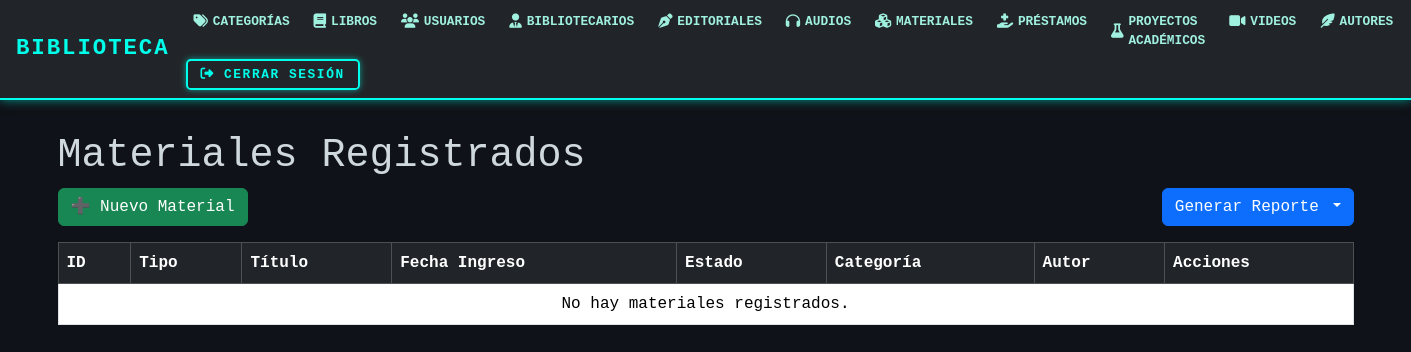
/materiales/, run on an earlier commit of the app's database.
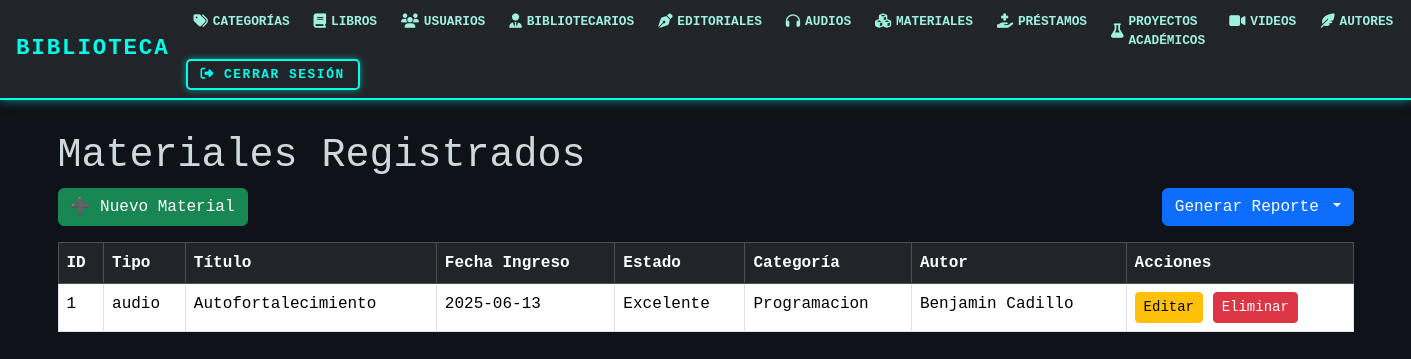
And on a later commit of the database.
### models/material_model.py (models this page shows, shortened)
class Material(db.Model):
    __tablename__ = 'materiales'
    id_material = db.Column(db.Integer, primary_key=True)
    tipo = db.Column(db.String(50), nullable=False)
    titulo = db.Column(db.String(100), nullable=False)
    fecha_ingreso = db.Column(db.String(20), nullable=False)
    estado = db.Column(db.String(20), nullable=False)
    id_categoria = db.Column(db.Integer, db.ForeignKey('categoria.id_cat'),nullable=False)
    id_autor = db.Column(db.Integer, db.ForeignKey('autores.id_autor'), nullable=False)
    categoria = db.relationship('Categoria', back_populates='materiales')
    libro = db.relationship('Libro', back_populates='material')
    autor = db.relationship('Autores', back_populates='materiales')
    audio = db.relationship('Audio', back_populates = 'material')
    proyecto_academico = db.relationship('Proyecto', back_populates='material')
    video = db.relationship('Video', back_populates='material')
    @staticmethod
    def get_all():
        return Material.query.all()

### models/categoria_model.py (models this page shows, shortened)
class Categoria(db.Model):
    __tablename__ = "categoria"
    id_cat = db.Column(db.Integer, primary_key=True)
    nombre = db.Column(db.String(50), nullable=False)
    materiales = db.relationship('Material', back_populates='categoria')

### models/autores_model.py (models this page shows, shortened)
class Autores(db.Model):
    __tablename__ = "autores"
    id_autor = db.Column(db.Integer,primary_key=True)
    nombre = db.Column(db.String(150),nullable=False)
    materiales = db.relationship('Material', back_populates='autor')

### controllers/material_controllers.py (the view)
@material_bp.route("/")
def index():
    materiales = Material.get_all()
    return material_view.list(materiales)

### views/material_view.py (called while the page is built)
def list(materiales):
    return render_template('materiales/index.html', materiales=materiales)

### templates/materiales/index.html (shortened to what this page needs)
{% extends 'base.html' %}
{% block content %}
<h1>Materiales Registrados</h1>
<div class="d-flex justify-content-between mb-3">
    <a href="{{ url_for('material.create') }}" class="btn btn-success">➕ Nuevo Material</a>
    <div class="btn-group">
        <button class="btn btn-primary dropdown-toggle" data-bs-toggle="dropdown" aria-expanded="false">
            Generar Reporte
        </button>
    </div>
</div>
<table class="table table-bordered">
    <thead class="table-dark">
        <tr>
            <th>ID</th>
            <th>Tipo</th>
            <th>Título</th>
            <th>Fecha Ingreso</th>
            <th>Estado</th>
            <th>Categoría</th>
            <th>Autor</th>
            <th>Acciones</th>
        </tr>
    </thead>
    <tbody>
        {% for mat in materiales %}
        <tr>
            <td>{{ mat.id_material }}</td>
            <td>{{ mat.tipo }}</td>
            <td>{{ mat.titulo }}</td>
            <td>{{ mat.fecha_ingreso }}</td>
            <td>{{ mat.estado }}</td>
            <td>{{ mat.categoria.nombre }}</td>
            <td>{{ mat.autor.nombre }}</td>
            <td>
                <a href="{{ url_for('material.edit', id_material=mat.id_material) }}" class="btn btn-warning btn-sm">Editar</a>
                <a href="{{ url_for('material.delete', id_material=mat.id_material) }}" class="btn btn-danger btn-sm" onclick="return confirm('¿Seguro que quieres eliminarlo?')">Eliminar</a>
            </td>
        </tr>
        {% else %}
        <tr><td colspan="8" class="text-center">No hay materiales registrados.</td></tr>
        {% endfor %}
    </tbody>
</table>
{% endblock %}

What changed in the data, as far as the page shows it:
added Material: id_material "1", tipo "audio", titulo "Autofortalecimiento", fecha_ingreso "2025-06-13", estado "Excelente", categoria.nombre "Programacion", autor.nombre "Benjamin Cadillo"
Also different on the page:
text no longer shown: "No hay materiales registrados."
